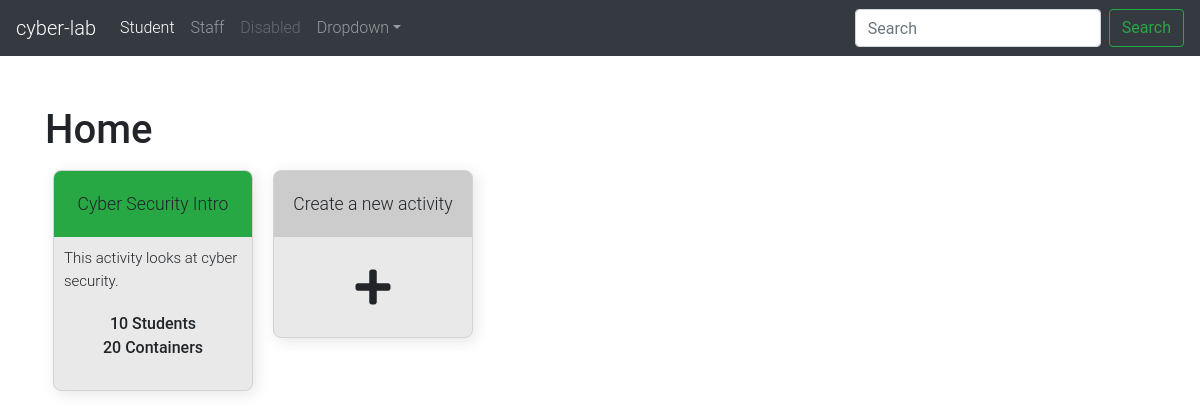
Page /staff on the earlier database version.
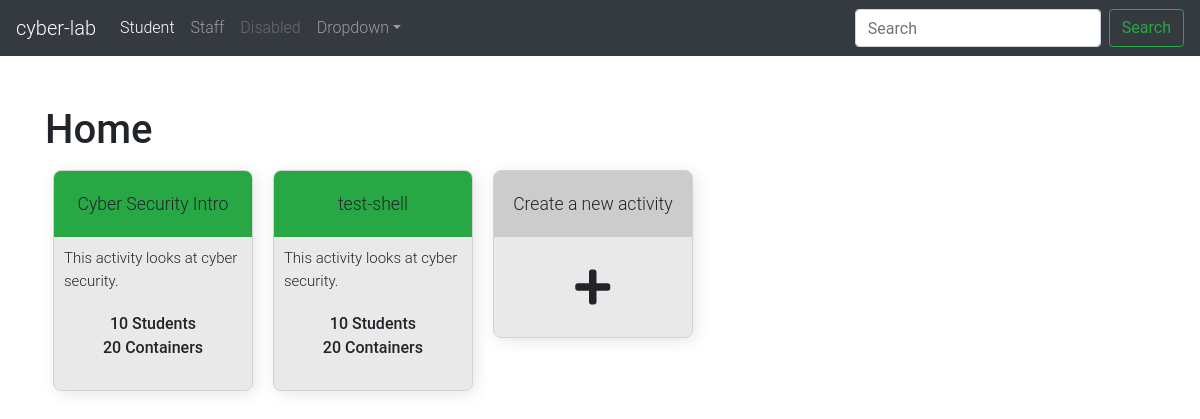
Same page on the later database version.
### app/models.py (models this page shows)
class Activity(db.Model):
    id = db.Column(db.Integer, primary_key=True, index=True)
    enabled = db.Column(db.Boolean)
    is_ready = db.Column(db.Boolean)
    running = db.Column(db.Boolean)
    title = db.Column(db.String(40))
    description = db.Column(db.String(300))
    category = db.Column(db.String(300))
    has_content = db.Column(db.Boolean)
    has_containers = db.Column(db.Boolean)
    time_created = db.Column(db.DateTime)
    content = db.Column(db.String(1000000))
    number_of_students = db.Column(db.Integer)
    number_of_containers = db.Column(db.Integer)
    container_list = db.Column(db.String(5000))

### app/views.py (the view)
@app.route('/staff', methods=['GET'])
def staff():
    activities = Activity.query.all()
    for a in activities:
        a.content = ""
        a.container = ""
    return render_template('staff.html',
                            activities=activities)

### app/templates/staff.html
{% extends "base.html" %} {% block content %}
<div class="activity_holder">
    {% for activity in activities %}
    <div class="activity_button" onclick="location.href='../staff/activity/{{ activity.id }}';">
    <div {% if activity.running %} class="activity_title bg-success"
        {% elif activity.enabled %} class="activity_title bg-warning"
        {% else %} class="activity_title bg-danger" {% endif %} >
            <div>{{ activity.title }}</div>
        </div>
        <div class="activity_body">
            <div class="description">
                This activity looks at cyber security.
            </div>
            <div class="num_students">
                10 Students
            </div>
            <div class="num_containers">
                20 Containers
            </div>
        </div>
    </div>
    {% endfor %}
    <div class="activity_button" onclick="location.href='../staff/create';">
        <div class="activity_title">
            <div>Create a new activity</div>
        </div>
        <div class="activity_body">
            <div class="large-icon"><i class="fas fa-plus"></i></div>
        </div>
    </div>
</div>
{% endblock %}

Differences in the rows shown:
added Activity: title "test-shell"
